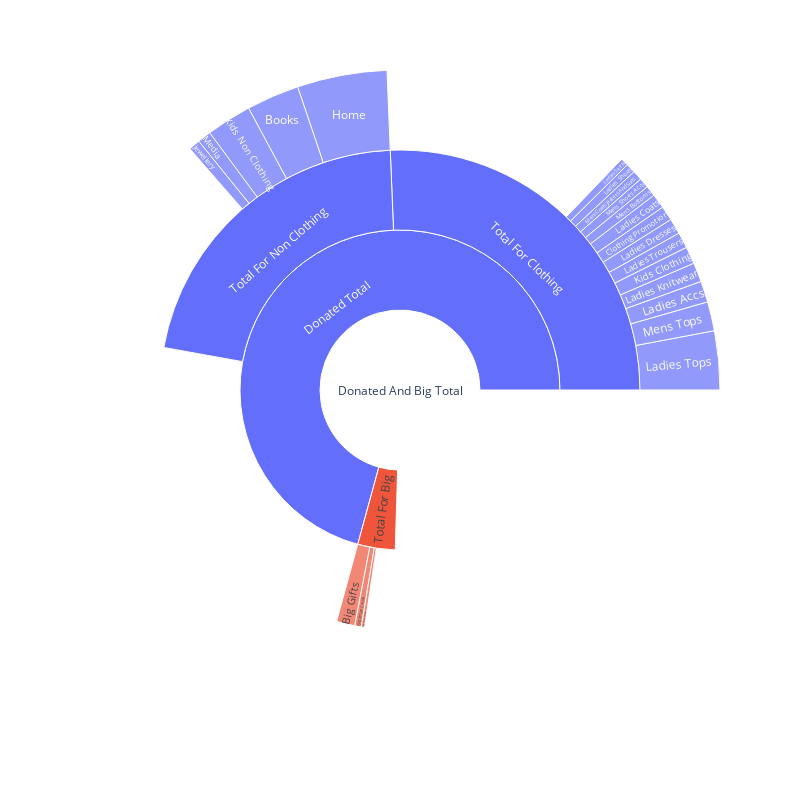

Write notebook code for a chart like this one.
### Code cell
fig = px.sunburst(names = pivot_sunburst.index, parents = parents, values = pivot_sunburst['Dept £'], width = 800, height = 800)
fig.show()

### Figure 1 — Plotly figure (JSON) as saved in the notebook; plotly's stock layout.template omitted (floating-point values rounded to 4 significant figures)
{"data": [{"domain": {"x": [0, 1], "y": [0, 1]}, "hovertemplate": "label=%{label}<br>value=%{value}<br>parent=%{parent}<extra></extra>", "labels": ["Big Cards Wrap", "Big Gifts", "Big Xmas Cards", "Books", "Clothing Promotion", "Donated And Big Total", "Donated Total", "Home", "Jewellery", "Kids Clothing", "Kids Non Clothing", "Ladies Accs", "Ladies Coats", "Ladies Dresses", "Ladies Knitwear", "Ladies Shoes", "Ladies Skirts", "Ladies Tops", "Ladies Trousers", "Media", "Mens Bottoms", "Mens Coats Jackets And Suits", "Mens Shoes Accs", "Mens Tops", "Total For Big", "Total For Clothing", "Total For Non Clothing"], "name": "", "parents": ["Total For Big", "Total For Big", "Total For Big", "Total For Non Clothing", "Total For Clothing", "", "Donated And Big Total", "Total For Non Clothing", "Total For Non Clothing", "Total For Clothing", "Total For Non Clothing", "Total For Clothing", "Total For Clothing", "Total For Clothing", "Total For Clothing", "Total For Clothing", "Total For Clothing", "Total For Clothing", "Total For Clothing", "Total For Non Clothing", "Total For Clothing", "Total For Clothing", "Total For Clothing", "Total For Clothing", "Donated And Big Total", "Donated Total", "Donated Total"], "type": "sunburst", "values": [29.26, 171.8, 62.72, 371.6, 103.0, 3554.0, 3290.0, 632.9, 80.93, 121.3, 320.1, 148.9, 102.7, 109.7, 136.2, 66.74, 55.1, 414.1, 112.1, 95.7, 74.5, 69.02, 70.39, 205.6, 263.8, 1789.0, 1501.0]}], "layout": {"height": 800, "legend": {"tracegroupgap": 0}, "margin": {"t": 60}, "width": 800}}
